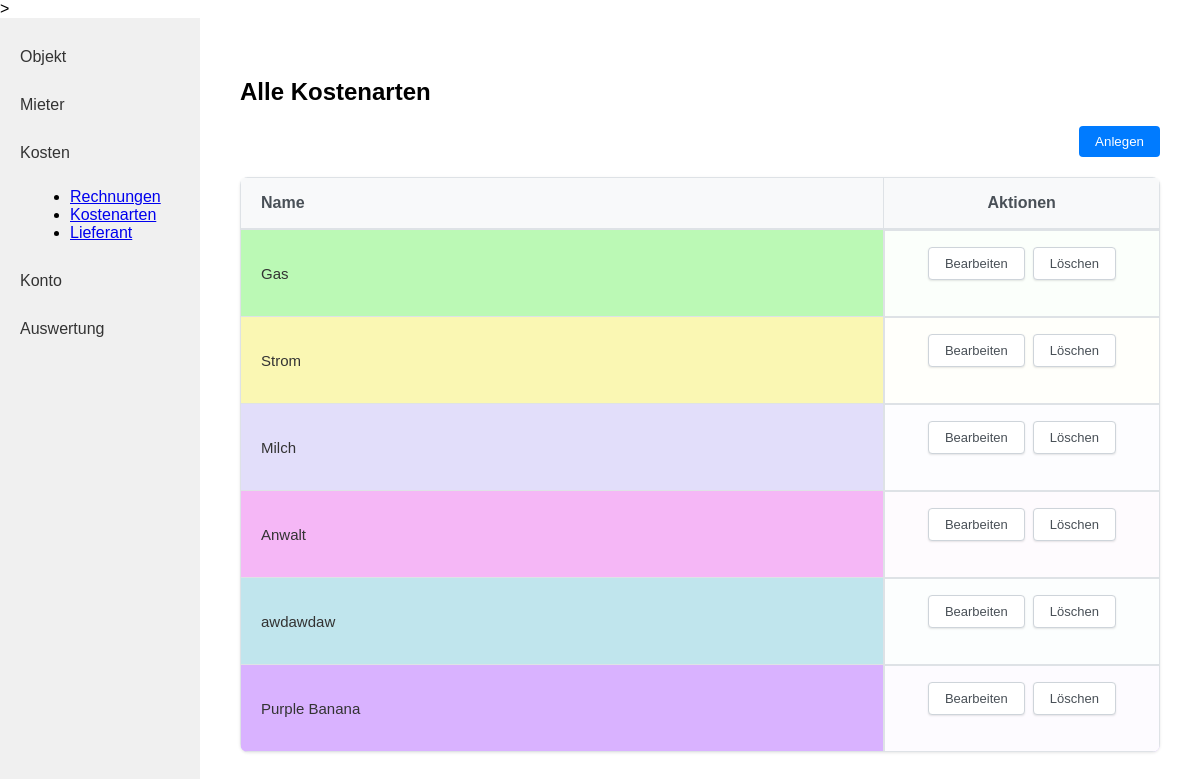
/kostenarten/ (signed in), run on the app's committed database.
### kostenpruefung_mietobjekte_app/models.py (models this page shows, shortened)
class Rechnungsart(models.Model):
    created_by = models.ForeignKey(User, on_delete=models.CASCADE, related_name="rechnungsarten_created", null=True, blank=True)
    name = models.CharField(max_length=255)
    farbe = models.CharField(
        max_length=7,
        default='#4e79a7',
        help_text='Farbe für Diagramme (Hex-Code, z.B. #FF5733)'
    )

### kostenpruefung_mietobjekte_app/views.py (the view)
# urls.py: path('kostenarten/', kostenarten, name='kostenarten'),
@login_required
def kostenarten(request):
    kostenarten = Rechnungsart.objects.filter(created_by=request.user)
    return render(request, 'kostenpruefung_mietobjekte_app/kostenarten.html', {'kostenarten': kostenarten})

### kostenpruefung_mietobjekte_app/templates/kostenpruefung_mietobjekte_app/kostenarten.html (shortened to what this page needs)
{% load static %}
<!DOCTYPE html>
<html lang="de">
<head>
    <link rel="stylesheet" href="{% static 'kostenpruefung_mietobjekte_app/style.css' %}">
</head>
<body>
<div class="flex-container">
    <nav class="sidebar">
        <a class="sidebar-link" href="{% url 'kostenpruefung_mietobjekte_app:objekt_index' %}">Objekt</a>
        <a class="sidebar-link" href="{% url 'kostenpruefung_mietobjekte_app:mieter_laufend' %}">Mieter</a>
        <a class="sidebar-link" href="#">Kosten</a>
        <ul style="list-style-type: disc; margin-left: 30px; margin-bottom: 20px;">
            <li><a href="{% url 'kostenpruefung_mietobjekte_app:rechnungen' %}">Rechnungen</a></li>
            <li><a href="{% url 'kostenpruefung_mietobjekte_app:kostenarten' %}">Kostenarten</a></li>
            <li><a href="{% url 'kostenpruefung_mietobjekte_app:lieferanten' %}">Lieferant</a></li>
        </ul>
        <a class="sidebar-link" href="{% url 'kostenpruefung_mietobjekte_app:konto' %}">Konto</a>
        <a class="sidebar-link" href="{% url 'kostenpruefung_mietobjekte_app:auswertung' %}">Auswertung</a>
    </nav>
    <div class="main-content">
        <h2>Alle Kostenarten</h2>
        <form action="{% url 'kostenpruefung_mietobjekte_app:rechnungsart_create' %}" method="get" style="margin-bottom: 16px;">
            <button class="action-btn" type="submit">Anlegen</button>
        </form>
        <table class="kostenarten-table">
            <thead>
                <tr>
                    <th>Name</th>
                    <th>Aktionen</th>
                </tr>
            </thead>
            <tbody>
                {% for k in kostenarten %}
                <tr class="kostentart-row" data-color="{{ k.farbe }}">
                    <td class="kostenart-name">{{ k.name }}</td>
                    <td class="objekt-actions">
                        <form action="{% url 'kostenpruefung_mietobjekte_app:rechnungsart_update' k.id %}" method="get" class="inline-form">
                            <button class="action-btn" type="submit">Bearbeiten</button>
                        </form>
                        <form action="{% url 'kostenpruefung_mietobjekte_app:rechnungsart_delete' k.id %}" method="get" class="inline-form">
                            <button class="action-btn" type="submit">Löschen</button>
                        </form>
                    </td>
                </tr>
                {% empty %}
                <tr>
                    <td colspan="2" class="kostenarten-empty">Keine Kostenarten vorhanden.</td>
                </tr>
                {% endfor %}
            </tbody>
        </table>
    </div>
</div>
</body>
</html>

### kostenpruefung_mietobjekte_app/static/kostenpruefung_mietobjekte_app/style.css (style rules this page uses)
.inline-form { display: inline; }
body { margin: 0; font-family: Arial, sans-serif; }
.flex-container { display: flex; }
.sidebar { width: 200px; background: #f0f0f0; height: 100vh; padding: 20px 0; }
.sidebar-link { display: block; padding: 10px 20px; color: #333; text-decoration: none; margin-bottom: 10px; }
.main-content { flex: 1; padding: 40px; }
.action-btn { float: right; padding: 8px 16px; background: #007bff; color: #fff; border: none; border-radius: 4px; cursor: pointer; margin-bottom: 20px; }
.kostenarten-table { width: 100%; border-collapse: collapse; margin-top: 20px; box-shadow: 0 1px 3px rgba(0,0,0,0.1); border-radius: 8px; overflow: hidden; }
.kostenarten-table th { background-color: #f8f9fa; border: 1px solid #dee2e6; padding: 16px 20px; text-align: left; font-weight: 600; color: #495057; border-bottom: 2px solid #dee2e6; }
.kostenarten-table th:first-child { width: 70%; }
.kostenarten-table th:last-child { width: 30%; text-align: center; }
.kostenarten-table td { border: 1px solid #dee2e6; padding: 16px 20px; vertical-align: middle; }
.kostenarten-table td:last-child { text-align: center; background-color: rgba(255, 255, 255, 0.95) !important; }
.kostentart-row { transition: all 0.2s ease; }
.kostentart-row .kostenart-name { font-weight: 500; color: #333333; font-size: 15px; text-shadow: none; }
.kostentart-row .objekt-actions { display: flex; gap: 8px; justify-content: center; flex-wrap: wrap; }
.kostentart-row .action-btn { background-color: #ffffff; color: #495057; border: 1px solid #ced4da; padding: 8px 16px; font-size: 13px; font-weight: 500; border-radius: 4px; transition: all 0.2s ease; box-shadow: 0 1px 2px rgba(0,0,0,0.1); }

### data on the page
Rechnungsart: name "Gas"
Rechnungsart: name "Strom"
Rechnungsart: name "Milch"
Rechnungsart: name "Anwalt"
Rechnungsart: name "awdawdaw"
Rechnungsart: name "Purple Banana"
